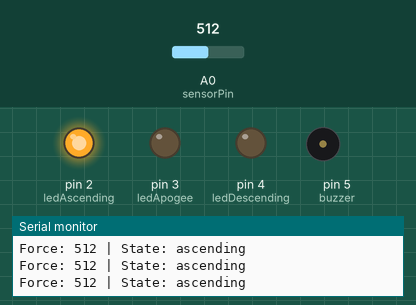
A sketch run on a simulated Arduino Uno, built with avr-gcc and run on an emulated ATmega328P. Parts: output pins drawn as LEDs (lit = HIGH), buzzer (waves = sounding), the last lines printed to the serial monitor. Inputs (shaded band) come from the test bench; at power-on: A0 (sensorPin) = 512.

Above: at 1.2 s.
1.3 s: A0 (sensorPin) set to 498
At 1.55 s:
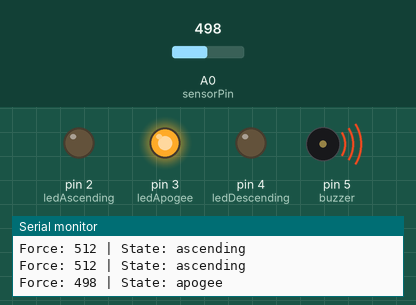
At 2.1 s:
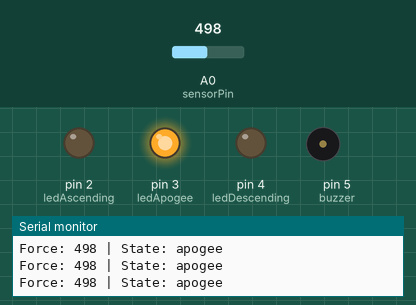
3.2 s: A0 (sensorPin) set to 306
At 4.6 s:
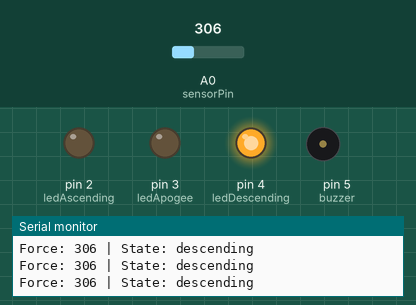
Timing chart, 0 to 6.2 s (numbered marks = the images above; inputs shaded):
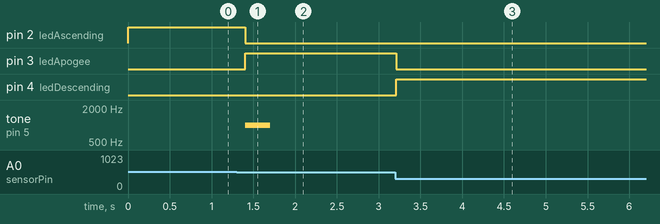

Measured:
- the behaviour switches between 510 and 509 on A0 (sensorPin) (found by bisection; images 0 and 1)
- after the input at 1.3 s, pin 2 (ledAscending): HIGH → LOW after 0.10 s; pin 3 (ledApogee): LOW → HIGH after 0.10 s; tone on pin 5 (buzzer): silent → 1000 Hz after 0.10 s, → silent 0.30 s later
- after the input at 3.2 s, pin 3 (ledApogee): HIGH → LOW at once; pin 4 (ledDescending): LOW → HIGH at once

The sketch:

brilliant_amur1.ino
```cpp
/// Defining Sensor Input Data , Last force , and Threshold( which is for appogee)
int sensorPin = A0;
int lastForce = 0;
int threshold = 2;

// Now we have Leds  connected to pin 2,3,4 and Buzzer to 5
// for us to easy understanding we are giving them name
int ledAscending = 2;
int ledApogee    = 3;
int ledDescending = 4;
int buzzer = 5;

// State when force is 0
String state = "idle";


void setup() {

// to make a connection with Aurdino
  Serial.begin(9600);
// here we are defining that pins are OUTPUT or INPUT , in our case Leds are output so
  pinMode(ledAscending, OUTPUT);
  pinMode(ledApogee, OUTPUT);
  pinMode(ledDescending, OUTPUT);
  pinMode(buzzer, OUTPUT);
}

void loop() {

// this line gives Sensor data to currentForce variable
  int currentForce = analogRead(sensorPin);

// here decision
  if (currentForce > lastForce + threshold) {
    state = "ascending";
  }
  else if (currentForce < lastForce - threshold) {
    if (state == "ascending") {
      state = "apogee";       // peak point
      tone(buzzer, 1000, 300); // short beep
    } else {
      state = "descending";
    }
  }


  if (state == "ascending") {
    digitalWrite(ledAscending, HIGH);
    digitalWrite(ledApogee, LOW);
    digitalWrite(ledDescending, LOW);
  }
  else if (state == "apogee") {
    digitalWrite(ledAscending, LOW);
    digitalWrite(ledApogee, HIGH);
    digitalWrite(ledDescending, LOW);
  }
  else if (state == "descending") {
    digitalWrite(ledAscending, LOW);
    digitalWrite(ledApogee, LOW);
    digitalWrite(ledDescending, HIGH);
  }

  Serial.print("Force: ");
  Serial.print(currentForce);
  Serial.print(" | State: ");
  Serial.println(state);

  lastForce = currentForce; // update for next loop
  delay(200);
}

// Hail TEAM JANUS
```
